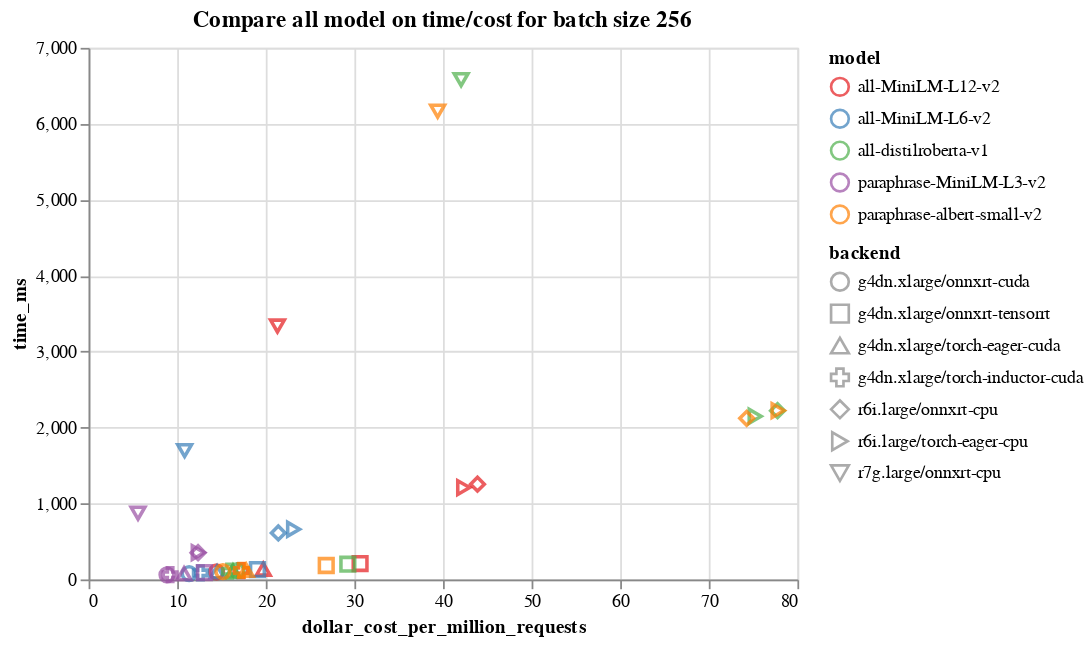

The notebook cell this image was saved under:
### Code cell
alt.Chart(df[df['batch_size'] == 256]).mark_point(size=60).encode(
    x='dollar_cost_per_million_requests',
    y='time_ms',
    color='model',
    shape='backend',
).properties(title='Compare all model on time/cost for batch size 256'
).configure_range(
    category={'scheme': 'set1'}
)

### Figure 1 — Vega-Lite specification as saved in the notebook (floating-point values rounded to 4 significant figures)
{"$schema": "https://vega.github.io/schema/vega-lite/v4.17.0.json", "config": {"range": {"category": {"scheme": "set1"}}, "view": {"continuousHeight": 300, "continuousWidth": 400}}, "data": {"name": "data-af6eb9fe15b6262122ef517ddf5fdb37"}, "datasets": {"data-af6eb9fe15b6262122ef517ddf5fdb37": [{"backend": "r6i.large/onnxrt-cpu", "batch_size": 256, "dollar_cost_per_million_requests": 43.89, "model": "all-MiniLM-L12-v2", "time_ms": 1254.0}, {"backend": "r6i.large/torch-eager-cpu", "batch_size": 256, "dollar_cost_per_million_requests": 42.34, "model": "all-MiniLM-L12-v2", "time_ms": 1210.0}, {"backend": "r7g.large/onnxrt-cpu", "batch_size": 256, "dollar_cost_per_million_requests": 21.32, "model": "all-MiniLM-L12-v2", "time_ms": 3336.0}, {"backend": "g4dn.xlarge/onnxrt-cuda", "batch_size": 256, "dollar_cost_per_million_requests": 14.44, "model": "all-MiniLM-L12-v2", "time_ms": 98.84}, {"backend": "g4dn.xlarge/onnxrt-tensorrt", "batch_size": 256, "dollar_cost_per_million_requests": 30.64, "model": "all-MiniLM-L12-v2", "time_ms": 209.7}, {"backend": "g4dn.xlarge/torch-eager-cuda", "batch_size": 256, "dollar_cost_per_million_requests": 19.72, "model": "all-MiniLM-L12-v2", "time_ms": 134.9}, {"backend": "g4dn.xlarge/torch-inductor-cuda", "batch_size": 256, "dollar_cost_per_million_requests": 17.19, "model": "all-MiniLM-L12-v2", "time_ms": 117.6}, {"backend": "r6i.large/onnxrt-cpu", "batch_size": 256, "dollar_cost_per_million_requests": 21.41, "model": "all-MiniLM-L6-v2", "time_ms": 611.8}, {"backend": "r6i.large/torch-eager-cpu", "batch_size": 256, "dollar_cost_per_million_requests": 23.14, "model": "all-MiniLM-L6-v2", "time_ms": 661.1}, {"backend": "r7g.large/onnxrt-cpu", "batch_size": 256, "dollar_cost_per_million_requests": 10.84, "model": "all-MiniLM-L6-v2", "time_ms": 1697.0}, {"backend": "g4dn.xlarge/onnxrt-cuda", "batch_size": 256, "dollar_cost_per_million_requests": 11.34, "model": "all-MiniLM-L6-v2", "time_ms": 77.64}, {"backend": "g4dn.xlarge/onnxrt-tensorrt", "batch_size": 256, "dollar_cost_per_million_requests": 19.06, "model": "all-MiniLM-L6-v2", "time_ms": 130.4}, {"backend": "g4dn.xlarge/torch-eager-cuda", "batch_size": 256, "dollar_cost_per_million_requests": 14.5, "model": "all-MiniLM-L6-v2", "time_ms": 99.27}, {"backend": "g4dn.xlarge/torch-inductor-cuda", "batch_size": 256, "dollar_cost_per_million_requests": 12.62, "model": "all-MiniLM-L6-v2", "time_ms": 86.36}, {"backend": "r6i.large/onnxrt-cpu", "batch_size": 256, "dollar_cost_per_million_requests": 77.76, "model": "all-distilroberta-v1", "time_ms": 2222.0}, {"backend": "r6i.large/torch-eager-cpu", "batch_size": 256, "dollar_cost_per_million_requests": 75.23, "model": "all-distilroberta-v1", "time_ms": 2149.0}, {"backend": "r7g.large/onnxrt-cpu", "batch_size": 256, "dollar_cost_per_million_requests": 42.04, "model": "all-distilroberta-v1", "time_ms": 6581.0}, {"backend": "g4dn.xlarge/onnxrt-cuda", "batch_size": 256, "dollar_cost_per_million_requests": 16.75, "model": "all-distilroberta-v1", "time_ms": 114.7}, {"backend": "g4dn.xlarge/onnxrt-tensorrt", "batch_size": 256, "dollar_cost_per_million_requests": 29.26, "model": "all-distilroberta-v1", "time_ms": 200.2}, {"backend": "g4dn.xlarge/torch-eager-cuda", "batch_size": 256, "dollar_cost_per_million_requests": 16.29, "model": "all-distilroberta-v1", "time_ms": 111.5}, {"backend": "g4dn.xlarge/torch-inductor-cuda", "batch_size": 256, "dollar_cost_per_million_requests": 15.91, "model": "all-distilroberta-v1", "time_ms": 108.9}, {"backend": "r6i.large/onnxrt-cpu", "batch_size": 256, "dollar_cost_per_million_requests": 74.27, "model": "paraphrase-albert-small-v2", "time_ms": 2122.0}, {"backend": "r6i.large/torch-eager-cpu", "batch_size": 256, "dollar_cost_per_million_requests": 77.82, "model": "paraphrase-albert-small-v2", "time_ms": 2223.0}, {"backend": "r7g.large/onnxrt-cpu", "batch_size": 256, "dollar_cost_per_million_requests": 39.39, "model": "paraphrase-albert-small-v2", "time_ms": 6166.0}, {"backend": "g4dn.xlarge/onnxrt-cuda", "batch_size": 256, "dollar_cost_per_million_requests": 15.15, "model": "paraphrase-albert-small-v2", "time_ms": 103.7}, {"backend": "g4dn.xlarge/onnxrt-tensorrt", "batch_size": 256, "dollar_cost_per_million_requests": 26.82, "model": "paraphrase-albert-small-v2", "time_ms": 183.6}, {"backend": "g4dn.xlarge/torch-eager-cuda", "batch_size": 256, "dollar_cost_per_million_requests": 17.79, "model": "paraphrase-albert-small-v2", "time_ms": 121.8}, {"backend": "g4dn.xlarge/torch-inductor-cuda", "batch_size": 256, "dollar_cost_per_million_requests": 17.25, "model": "paraphrase-albert-small-v2", "time_ms": 118.1}, {"backend": "r6i.large/onnxrt-cpu", "batch_size": 256, "dollar_cost_per_million_requests": 12.35, "model": "paraphrase-MiniLM-L3-v2", "time_ms": 353.0}, {"backend": "r6i.large/torch-eager-cpu", "batch_size": 256, "dollar_cost_per_million_requests": 12.38, "model": "paraphrase-MiniLM-L3-v2", "time_ms": 353.6}, {"backend": "r7g.large/onnxrt-cpu", "batch_size": 256, "dollar_cost_per_million_requests": 5.575, "model": "paraphrase-MiniLM-L3-v2", "time_ms": 872.7}, {"backend": "g4dn.xlarge/onnxrt-cuda", "batch_size": 256, "dollar_cost_per_million_requests": 8.846, "model": "paraphrase-MiniLM-L3-v2", "time_ms": 60.54}, {"backend": "g4dn.xlarge/onnxrt-tensorrt", "batch_size": 256, "dollar_cost_per_million_requests": 13.07, "model": "paraphrase-MiniLM-L3-v2", "time_ms": 89.45}, {"backend": "g4dn.xlarge/torch-eager-cuda", "batch_size": 256, "dollar_cost_per_million_requests": 10.77, "model": "paraphrase-MiniLM-L3-v2", "time_ms": 73.71}, {"backend": "g4dn.xlarge/torch-inductor-cuda", "batch_size": 256, "dollar_cost_per_million_requests": 9.199, "model": "paraphrase-MiniLM-L3-v2", "time_ms": 62.96}]}, "encoding": {"color": {"field": "model", "type": "nominal"}, "shape": {"field": "backend", "type": "nominal"}, "x": {"field": "dollar_cost_per_million_requests", "type": "quantitative"}, "y": {"field": "time_ms", "type": "quantitative"}}, "mark": {"size": 60, "type": "point"}, "title": "Compare all model on time/cost for batch size 256"}
